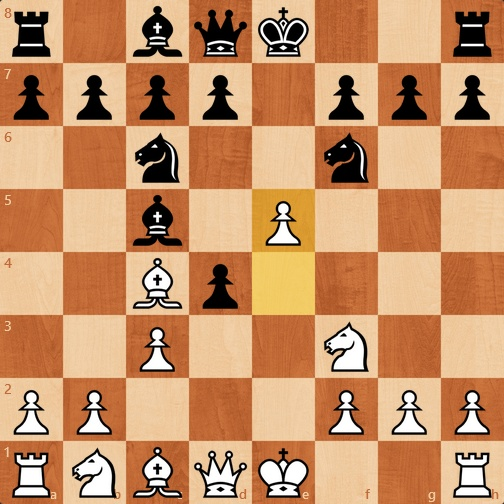
#> input picture Automating with Online Chess Playing Websites/Image1.jpg, 504 x 504 px
$ python ImageDifference.py
#> lines starting #> are read from the running program, lines starting #| are printed output that depends on the picture; after the words box and inside, x2 and y2 are one past the last pixel; in counts of white or black regions, pixels touching at a corner belong together; long printed decimals are rounded
from skimage.metrics import structural_similarity as ssim
import imutils
import cv2

imageA = cv2.imread("Image1.jpg")
#> imageA is the input picture: shape (504, 504, 3); mean B, G, R 102.4, 144.2, 197.4
imageB = cv2.imread("Image2.jpg")
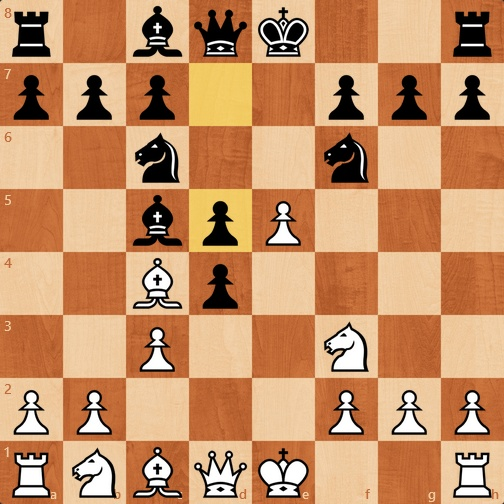
#> input picture Automating with Online Chess Playing Websites/Image2.jpg, 504 x 504 px
#> imageB is the input picture: shape (504, 504, 3); mean B, G, R 101.8, 143.7, 197.1

grayA = cv2.cvtColor(imageA, cv2.COLOR_BGR2GRAY)
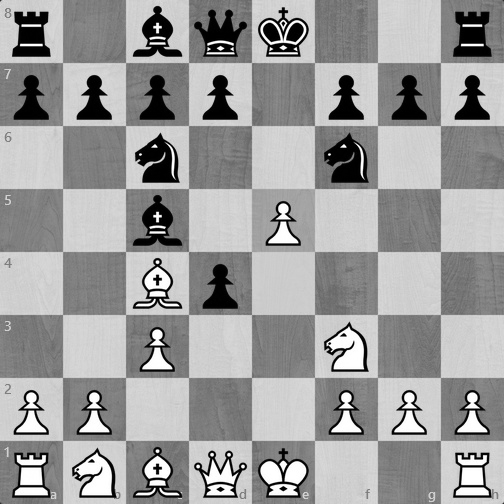
#> grayA: shape (504, 504); min 0, max 255, mean 155.4
grayB = cv2.cvtColor(imageB, cv2.COLOR_BGR2GRAY)

(score, diff) = ssim(grayA, grayB, full=True)
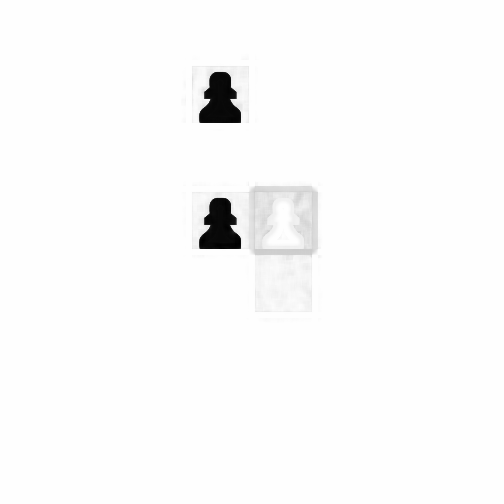
#> diff: shape (504, 504) float64; min -0.0292, max 1, mean 0.985; drawn with min black and max white
#> score = 0.985
diff = (diff * 255).astype("uint8")
print("SSIM: {}".format(score))
#| SSIM: 0.9848

thresh = cv2.threshold(diff, 0, 255,
	cv2.THRESH_BINARY_INV | cv2.THRESH_OTSU)[1]
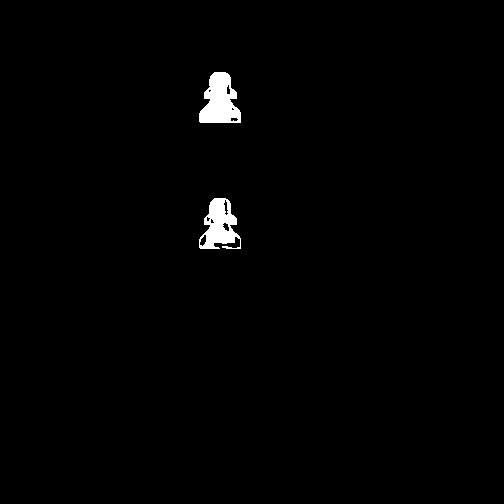
#> thresh: shape (504, 504); 1.1% white; 2 white regions
cnts, hierarchy = cv2.findContours(thresh.copy(), cv2.RETR_EXTERNAL,
	cv2.CHAIN_APPROX_SIMPLE)
#> cnts = 2 contours; box (x1, y1, x2, y2) and area: (199, 72, 241, 123) 1420, (199, 198, 241, 249) 1258

cnts.sort (key = lambda x: cv2.contourArea (x), reverse = True)
max_cnt = cnts[0]
#> max_cnt = contour of 41 points, box (x1, y1, x2, y2) (199, 72, 241, 123), area 1420
x, y, w, h = cv2.boundingRect(max_cnt)
#> x = 199; y = 72; w = 42; h = 51

max_cnt2 = cnts[1]
#> max_cnt2 = contour of 69 points, box (x1, y1, x2, y2) (199, 198, 241, 249), area 1258
a, b, c, d = cv2.boundingRect(max_cnt2)
#> a = 199; b = 198; c = 42; d = 51

cv2.rectangle(imageB, (x, y), (x + w, y + h), (0, 0, 255), 2)
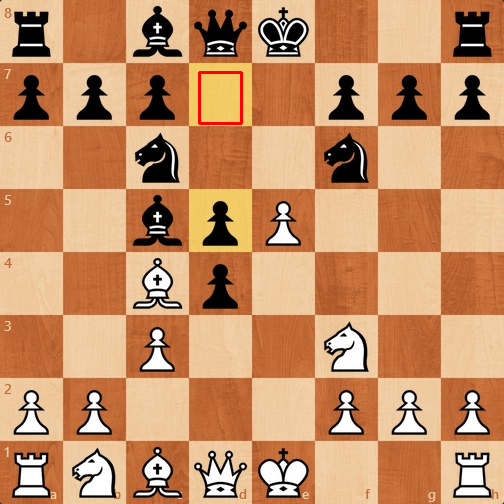
#> imageB: shape (504, 504, 3); 0.22% of pixels changed, all inside (x1, y1, x2, y2) = (198, 71, 243, 125)
cv2.rectangle(imageA, (a, b), (a + c, b + d), (0, 0, 255), 2)
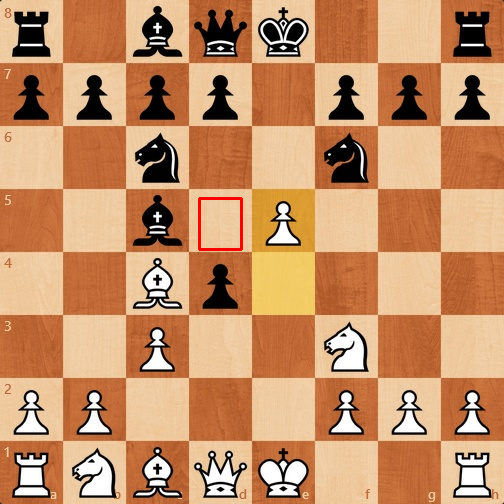
#> imageA: shape (504, 504, 3); 0.22% of pixels changed, all inside (x1, y1, x2, y2) = (198, 197, 243, 251)

cv2.imshow("Original", imageA)
cv2.imshow("Modified", imageB)
cv2.imshow("Diff", diff)
cv2.imshow("Thresh", thresh)
cv2.waitKey(0)
